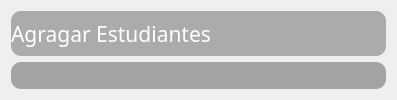
                   <widget class="QWidget" name="e_pag_3">
                    <layout class="QVBoxLayout" name="verticalLayout_35">
                     <item>
                      <widget class="QFrame" name="f_edit_barr_estud">
                       <property name="minimumSize">
                        <size>
                         <width>0</width>
                         <height>45</height>
                        </size>
                       </property>
                       <property name="maximumSize">
                        <size>
                         <width>16777215</width>
                         <height>45</height>
                        </size>
                       </property>
                       <property name="styleSheet">
                        <string notr="true">background: rgba(70, 70, 70, 0.4);
border-radius: 10px;
color: rgba(255, 255, 255, 1);</string>
                       </property>
                       <property name="frameShape">
                        <enum>QFrame::Shape::StyledPanel</enum>
                       </property>
                       <property name="frameShadow">
                        <enum>QFrame::Shadow::Raised</enum>
                       </property>
                       <layout class="QHBoxLayout" name="horizontalLayout_22">
                        <property name="spacing">
                         <number>0</number>
                        </property>
                        <property name="leftMargin">
                         <number>0</number>
                        </property>
                        <property name="topMargin">
                         <number>0</number>
                        </property>
                        <property name="rightMargin">
                         <number>0</number>
                        </property>
                        <property name="bottomMargin">
                         <number>0</number>
                        </property>
                        <item>
                         <widget class="QLabel" name="label_5">
                          <property name="minimumSize">
                           <size>
                            <width>200</width>
                            <height>0</height>
                           </size>
                          </property>
                          <property name="font">
                           <font>
                            <family>Bahnschrift SemiLight Condensed</family>
                            <pointsize>16</pointsize>
                           </font>
                          </property>
                          <property name="styleSheet">
                           <string notr="true"> background-color: rgba(40, 40, 40, 0);
</string>
                          </property>
                          <property name="text">
                           <string>Agragar Estudiantes</string>
                          </property>
                          <property name="alignment">
                           <set>Qt::AlignmentFlag::AlignCenter</set>
                          </property>
                         </widget>
                        </item>
                        <item>
                         <spacer name="horizontalSpacer_6">
                          <property name="orientation">
                           <enum>Qt::Orientation::Horizontal</enum>
                          </property>
                          <property name="sizeHint" stdset="0">
                           <size>
                            <width>40</width>
                            <height>20</height>
                           </size>
                          </property>
                         </spacer>
                        </item>
                        <item>
                         <widget class="QPushButton" name="b_atras_agegar_estud">
                          <property name="sizePolicy">
                           <sizepolicy hsizetype="Preferred" vsizetype="Preferred">
                            <horstretch>0</horstretch>
                            <verstretch>0</verstretch>
                           </sizepolicy>
                          </property>
                          <property name="minimumSize">
                           <size>
                            <width>45</width>
                            <height>0</height>
                           </size>
                          </property>
                          <property name="styleSheet">
                           <string notr="true">QPushButton{
	background-color: rgba(40, 40, 40, 0);
	color: rgb(255, 255, 255);
	border: 0px soild;
	border-bottom-left-radius: 10px;
 	border-top-left-radius: 10px;
 	/*border-top-right-radius: 10px;
	border-bottom-right-radius: 10px;*/
}
QPushButton:hover{
	background-color: rgba(40, 85, 165, 0.4);
	border-radius: 10px;
}
QPushButton:pressed {
    background-color: rgba(55, 55, 145, 0.7);
}</string>
                          </property>
                          <property name="text">
                           <string/>
                          </property>
                          <property name="icon">
                           <iconset>
                            <normaloff>App_Icon/keyboard_return_40dp_FILL0_wght400_GRAD0_opsz40.png</normaloff>App_Icon/keyboard_return_40dp_FILL0_wght400_GRAD0_opsz40.png</iconset>
                          </property>
                         </widget>
                        </item>
                        <item>
                         <widget class="QPushButton" name="b_cancelar_agegar_estud">
                          <property name="sizePolicy">
                           <sizepolicy hsizetype="Preferred" vsizetype="Preferred">
                            <horstretch>0</horstretch>
                            <verstretch>0</verstretch>
                           </sizepolicy>
                          </property>
                          <property name="minimumSize">
                           <size>
                            <width>45</width>
                            <height>0</height>
                           </size>
                          </property>
                          <property name="styleSheet">
                           <string notr="true">QPushButton{
	background-color: rgba(40, 40, 40, 0);
	color: rgb(255, 255, 255);
	border: 0px soild;
}
QPushButton:hover{
	background-color: rgba(130, 55, 90, 0.4);
	border-radius: 10px;
}
QPushButton:pressed {
    background-color: rgba(130, 55, 90, 1);
}</string>
                          </property>
                          <property name="text">
                           <string/>
                          </property>
                          <property name="icon">
                           <iconset>
                            <normaloff>App_Icon/close_small_40dp_FILL0_wght400_GRAD0_opsz40 (1).png</normaloff>App_Icon/close_small_40dp_FILL0_wght400_GRAD0_opsz40 (1).png</iconset>
                          </property>
                         </widget>
                        </item>
                        <item>
                         <widget class="QPushButton" name="b_guardar_agegar_estud">
                          <property name="sizePolicy">
                           <sizepolicy hsizetype="Preferred" vsizetype="Preferred">
                            <horstretch>0</horstretch>
                            <verstretch>0</verstretch>
                           </sizepolicy>
                          </property>
                          <property name="minimumSize">
                           <size>
                            <width>45</width>
                            <height>0</height>
                           </size>
                          </property>
                          <property name="styleSheet">
                           <string notr="true">QPushButton{
	background-color: rgba(40, 40, 40, 0);
	color: rgb(255, 255, 255);
	border: 0px soild;
	/*border-bottom-left-radius: 10px;
 	border-top-left-radius: 10px;*/
 	border-top-right-radius: 10px;
	border-bottom-right-radius: 10px;
}
QPushButton:hover{
	background-color: rgba(40, 85, 165, 0.4);
	border-radius: 10px;
}
QPushButton:pressed {
    background-color: rgba(55, 55, 145, 0.7);
}</string>
                          </property>
                          <property name="text">
                           <string/>
                          </property>
                          <property name="icon">
                           <iconset>
                            <normaloff>App_Icon/cloud_upload_40dp_FILL0_wght400_GRAD0_opsz40 (1).png</normaloff>App_Icon/cloud_upload_40dp_FILL0_wght400_GRAD0_opsz40 (1).png</iconset>
                          </property>
                         </widget>
                        </item>
                       </layout>
                      </widget>
                     </item>
                     <item>
                      <widget class="QFrame" name="f_edit_dawn_estud">
                       <property name="styleSheet">
                        <string notr="true">background: rgba(50, 50, 50, 0.4);
border-radius: 10px;

color: rgba(255, 255, 255, 1);</string>
                       </property>
                       <property name="frameShape">
                        <enum>QFrame::Shape::StyledPanel</enum>
                       </property>
                       <property name="frameShadow">
                        <enum>QFrame::Shadow::Raised</enum>
                       </property>
                      </widget>
                     </item>
                    </layout>
                   </widget>
